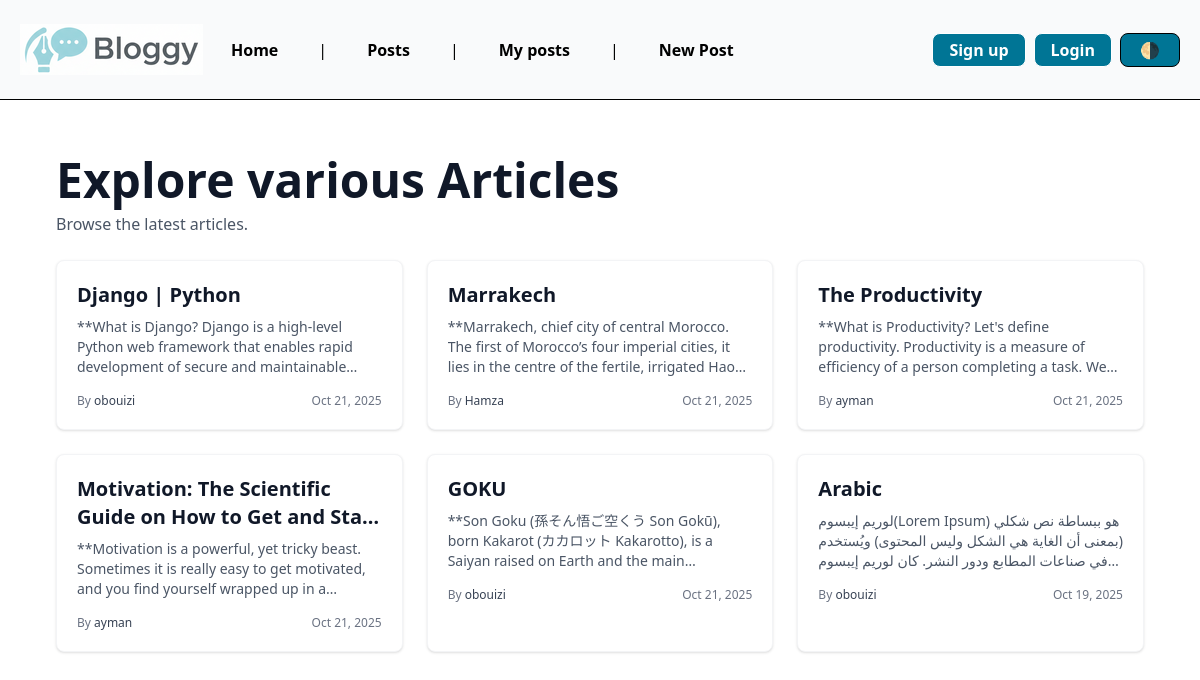
/posts/, run on the app's committed database.
### posts/models.py (models this page shows, shortened)
class Post(models.Model):
	title = models.CharField(max_length=75)
	body = models.TextField()
	slug = models.SlugField(primary_key=True)
	dateTime = models.DateTimeField(auto_now_add=True)
	Banner = models.ImageField(blank=True)
	author = models.ForeignKey(User, on_delete=models.CASCADE, default=None)

### posts/views.py (the view)
# urls.py: path('', views.posts_list, name='list'),
def posts_list(request):
	posts = Post.objects.all().order_by("-dateTime")
	context = { 'posts' : posts }
	return render(request, 'posts/posts_list.html', context)

### posts/templates/posts/posts_list.html (shortened to what this page needs)
{% extends "layout.html" %}
{% block content %}
<div class="max-w-6xl mx-auto px-4 sm:px-6 lg:px-8 py-8">
  <header class="mb-6">
    <h1 class="text-3xl sm:text-4xl lg:text-5xl font-extrabold text-gray-900 dark:text-white">
      Explore various Articles
    </h1>
    <p class="mt-2 text-sm sm:text-base text-gray-600 dark:text-gray-300">
      Browse the latest articles.
    </p>
  </header>
  {% if posts %}
    <ul class="grid grid-cols-1 sm:grid-cols-2 lg:grid-cols-3 gap-6" role="list">
      {% for post in posts %}
        <li class="bg-white dark:bg-gray-800 border hover:border-cyan-600 border-gray-100 dark:border-gray-700 rounded-lg overflow-hidden shadow-sm hover:shadow-md transition">
          <a href="{% url 'posts:page' slug=post.slug %}" class="block p-5 h-full">
            <h2 class="text-lg sm:text-xl font-semibold text-gray-900 dark:text-white mb-2 line-clamp-2">
              {{ post.title }}
            </h2>
            <p class="text-sm text-gray-600 dark:text-gray-300 mb-4 line-clamp-3">
              {{ post.body|default_if_none:""|truncatewords:28 }}
            </p>
            <div class="flex items-center justify-between text-xs text-gray-500 dark:text-gray-400 mt-auto">
              <div>
                By <span class="font-medium text-gray-700 dark:text-gray-200">{{ post.author.username }}</span>
              </div>
                <time datetime="{{ post.dateTime|date:'c' }}">{{ post.dateTime|date:"M j, Y" }}</time>
            </div>
          </a>
        </li>
      {% endfor %}
    </ul>
  {% else %}
    <div class="rounded-lg bg-gray-50 dark:bg-gray-800 p-6 text-center">
      <p class="text-gray-700 dark:text-gray-200">No articles found.
		 <a href="{% url 'posts:new_post' %}" class="text-cyan-700 hover:underline">Create the first one</a>.</p>
    </div>
  {% endif %}
</div>
{% endblock content %}

### data on the page
Post: title "Django | Python", body "**What is Django? Django is a high-level Python web framework that enables rapid development of secure and…", author.username "obouizi", dateTime "Oct 21, 2025"
Post: title "Marrakech", body "**Marrakech, chief city of central Morocco. The first of Morocco’s four imperial cities, it lies in the centre of the fertile, irrigated…", author.username "Hamza", dateTime "Oct 21, 2025"
Post: title "The Productivity", body "**What is Productivity? Let's define productivity. Productivity is a measure of efficiency of a person completing a task.…", author.username "ayman", dateTime "Oct 21, 2025"
Post: title "Motivation: The Scientific Guide on How to Get and…", body "**Motivation is a powerful, yet tricky beast. Sometimes it is really easy to get motivated, and you find yourself wrapped up in…", author.username "ayman", dateTime "Oct 21, 2025"
Post: title "GOKU", body "**Son Goku (孫そん悟ご空くう Son Gokū), born Kakarot (カカロット Kakarotto), is a Saiyan raised on Earth and the…", author.username "obouizi", dateTime "Oct 21, 2025"
Post: title "Arabic", body "لوريم إيبسوم(Lorem Ipsum) هو ببساطة نص شكلي (بمعنى أن الغاية هي الشكل وليس المحتوى) ويُستخدم في صناعات المطابع ودور النشر. كان لوريم…", author.username "obouizi", dateTime "Oct 19, 2025"
